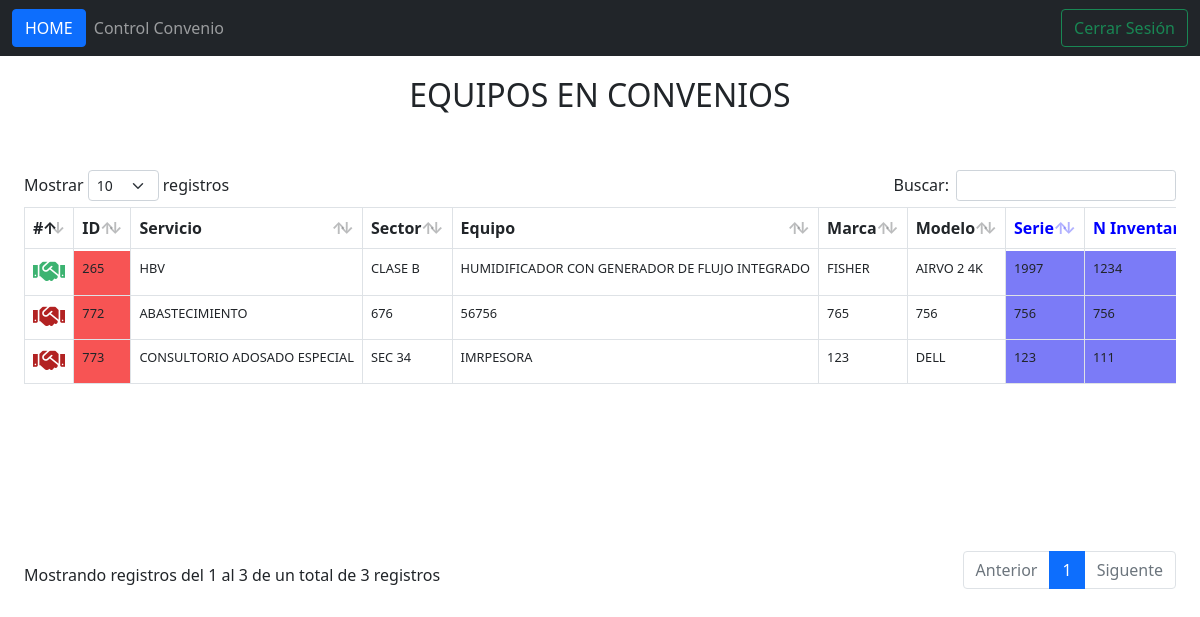
The page /nuevo_control_convenio.php (signed in) on the database its author committed.
### tables this page shows
CREATE TABLE `equipamiento` (
  `id_relacion` int(11) NOT NULL,
  `equipos_instalaciones` varchar(900) DEFAULT NULL,
  `servicio` varchar(900) DEFAULT NULL,
  `sector` varchar(900) DEFAULT NULL,
  `clase` varchar(900) DEFAULT NULL,
  `subclase` varchar(900) DEFAULT NULL,
  `def_ley_presupuesto` varchar(900) DEFAULT NULL,
  `equipo` varchar(900) DEFAULT NULL,
  `marca` varchar(900) DEFAULT NULL,
  `modelo` varchar(900) DEFAULT NULL,
  `serie` varchar(900) DEFAULT NULL,
  `valor` int(10) DEFAULT NULL,
  `num_inventario` varchar(900) DEFAULT NULL,
  `ano_instalacion` int(4) DEFAULT NULL,
  `vida_util` int(100) DEFAULT NULL,
  `vida_util_residual` int(100) DEFAULT NULL,
  `vida_ur_estandarizada` int(100) DEFAULT NULL,
  `estado_conservacion` varchar(100) DEFAULT NULL,
  `propiedad` varchar(900) DEFAULT NULL,
  `progr_mantenimiento` varchar(100) DEFAULT NULL,
  `caracteristica_acredi` varchar(900) DEFAULT NULL,
  `unid_mante_hbv` varchar(500) DEFAULT NULL,
  `referente_tecnico` varchar(900) DEFAULT NULL,
  `periodicidad_mp` varchar(900) DEFAULT NULL,
  `id_licitacion` varchar(900) DEFAULT NULL,
  `inicio_garantia` date DEFAULT NULL,
  `termino_garantia` date DEFAULT NULL,
  `empresa` varchar(800) DEFAULT NULL
);

### nuevo_control_convenio.php (the view, shortened to what this page needs)
<?php
if (!isset($_SESSION['nombre'])) {
    header('Location: index.php');
} elseif (isset($_SESSION['nombre'])) {
    if (
        $_SESSION['tipo'] === "ADMINISTRADOR" || $_SESSION['tipo'] === "MANTENCION"
    ) {
        include 'config/conexion.php';
        $sentencia = $bd->query("SELECT * FROM equipamiento ORDER BY id_relacion;");
        $equipamiento = $sentencia->fetchAll(PDO::FETCH_OBJ);
    } elseif (
        $_SESSION['tipo'] === "PROYECTOS" ||
        $_SESSION['tipo'] === "TECNICOS" || $_SESSION['tipo'] === "SECRETARIA" || $_SESSION['tipo'] === "SECRETARIA GENERAL"
    ) {
        header('Location: home_catastro');
    }
} else {
    echo "Error de Sistema";
}
?>
<!DOCTYPE html>
<html lang="en">
<head>
    <link rel="stylesheet" href="css/bootstrap.min.css">
    <link rel="stylesheet" href="css/all.min.css">
    <link rel="stylesheet" href="css/fontawesome.min.css">
    <link rel="stylesheet" href="datatables/datatables.min.css">
    <link rel="stylesheet" href="datatables/DataTables-1.10.25/css/dataTables.bootstrap5.min.css">
</head>
<body>
    <header>
        <nav class="navbar navbar-expand-lg navbar-dark bg-dark">
            <div class="container-fluid">
                <a class="btn btn-primary" href="home.php">HOME</a>
                <div class="collapse navbar-collapse" id="navbarSupportedContent">
                    <ul class="navbar-nav me-auto mb-2 mb-lg-0">
                        <li class="nav-item">
                            <a class="nav-link" href="control_convenio.php">Control Convenio</a>
                        </li>
                    </ul>
                    <form class="d-flex">
                        <a href="procesos/cerrar_sesion.php" class="btn btn-outline-success">Cerrar Sesión</a>
                    </form>
                </div>
            </div>
        </nav>
    </header>
    <div class="container-fluid">
        <div class="container-fluid">
            <div class="row">
                <h2 style="text-align:center; margin-top: 20px;">EQUIPOS EN CONVENIOS</h2>
            </div><br><br>
            <div class="row">
                <div class="col-lg-12">
                    <div class="row table-responsive-sm">
                        <table id="myTable" class="table table-bordered nowrap" style="width: 100%">
                            <thead>
                                <tr>
                                    <th>#</th>
                                    <th>ID</th>
                                    <th>Servicio</th>
                                    <th>Sector</th>
                                    <th>Equipo</th>
                                    <th>Marca</th>
                                    <th>Modelo</th>
                                    <th style="color: blue;">Serie</th>
                                    <th style="color: blue;">N Inventario</th>
                                </tr>
                            </thead>
                            <tbody>
                                <?php foreach ($equipamiento as $dato) {
                                    $termino_garantia_F = date("d-m-Y", strtotime($dato->termino_garantia)); ?>
                                    <tr>
                                        <td>
                                            <?php
                                            $id_relacion_key = $dato->id_relacion;
                                            $sentenciaR = $bd->prepare("SELECT id_control_convenio_relacion FROM control_convenio WHERE id_control_convenio_relacion = ?;");
                                            $sentenciaR->execute([$id_relacion_key]);
                                            $idsRecepcion = $sentenciaR->fetch(PDO::FETCH_OBJ);
                                            if (empty($idsRecepcion)) {
                                                echo '<a href="vistas/ingreso/ingreso_control_convenio.php?id_relacion_key=' . $dato->id_relacion . '"><i class="fas fa-handshake fa-2x" style="color: firebrick;"></i></i></a>';
                                            } else {
                                                echo '<a href="vistas/ingreso/ingreso_control_convenio.php?id_relacion_key=' . $dato->id_relacion . '"><i class="fas fa-handshake fa-2x" style="color: mediumseagreen;"></i></i></a>';
                                            }
                                            ?>
                                        </td>
                                        <td style="background-color: rgb(247, 84, 84);"><?php echo $dato->id_relacion; ?></td>
                                        <td><?php echo $dato->servicio; ?></td>
                                        <td><?php echo $dato->sector; ?></td>
                                        <td><?php echo $dato->equipo; ?></td>
                                        <td><?php echo $dato->marca; ?></td>
                                        <td><?php echo $dato->modelo; ?></td>
                                        <td style="background-color: rgb(123, 123, 247);"><?php echo $dato->serie; ?></td>
                                        <td style="background-color: rgb(123, 123, 247);"><?php echo $dato->num_inventario; ?></td>
                                    </tr>
                                <?php } ?>
                            </tbody>
                        </table>
                    </div>
                </div>
            </div>
        </div>
    </div>
</body>
</html>

### nuevo_control_convenio.php (style rules this page uses)
#myTable td { font-size: 0.80em; }

### rows shown on the page
equipamiento: id_relacion "265", servicio "HBV", sector "CLASE B", equipo "HUMIDIFICADOR CON GENERADOR DE FLUJO INTEGRADO", marca "FISHER", modelo "AIRVO 2 4K", serie "1997", num_inventario "1234"
equipamiento: id_relacion "772", servicio "ABASTECIMIENTO", sector "676", equipo "56756", marca "765", modelo "756", serie "756", num_inventario "756"
equipamiento: id_relacion "773", servicio "CONSULTORIO ADOSADO ESPECIAL", sector "SEC 34", equipo "IMRPESORA", marca "123", modelo "DELL", serie "123", num_inventario "111"
